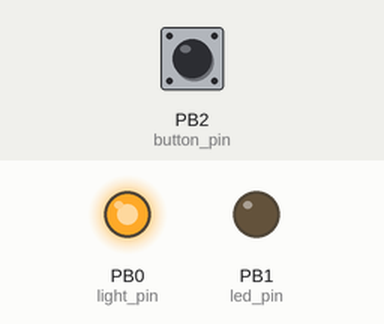
Bench run of a sketch on a simulated ATtiny85, built with avr-gcc and run on an emulated ATtiny85. Parts: output pins drawn as LEDs (lit = HIGH). The inputs (shaded band) are chosen by the test bench; at power-on: PB2 (button_pin) HIGH.

Above: at 2.6 s.
2.7 s: PB2 (button_pin) pulled LOW for 3.2 s
At 4.4 s:
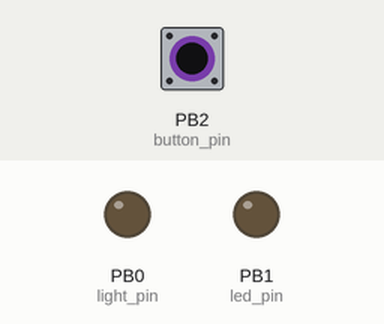
7.4 s: PB2 (button_pin) pulled LOW for 0.15 s
At 9.7 s:
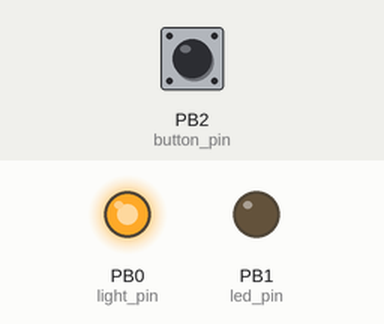
10.4 s: PB2 (button_pin) pulled LOW for 0.15 s
At 11.3 s:
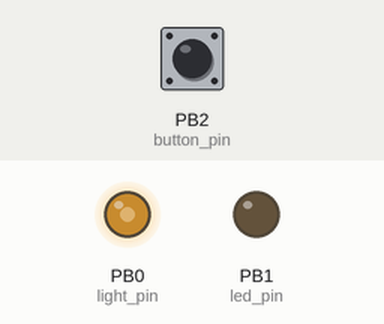
Timing chart, 0 to 13.4 s (numbered marks = the images above; inputs shaded):
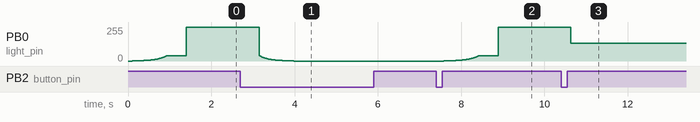

The sketch:

bookshelf_lighting.ino
```cpp
/*
本棚の下のLEDテープをかっこよくフェードさせるスケッチ。
*/

const int light_pin = 0; // LEDテープのコントロール
const int led_pin = 1; // Digisparkの内蔵LED
const int button_pin = 2; // プッシュボタン
const int max_value = 255; // PWM出力の最大値
const int fade_step = 10; // フェードのステップ数
const double C = 255.0; // 用いるLEDに依存する定数

void setup() {
  pinMode(light_pin, OUTPUT);
  pinMode(led_pin, OUTPUT);
  pinMode(button_pin, INPUT_PULLUP);

  // 初期状態は点灯
  fade(0, max_value);
}

void loop() {
  // 一旦ボタンを離してね
  button_wait(0);

  // fade_step刻みで暗くする
  for (int i = fade_step; i > 0; i--) {
    button_wait(1);
    fade(max_value / fade_step * i, max_value / fade_step * (i - 1));
  }

  // 一旦ボタンを離してね
  button_wait(0);
  button_wait(1);
  // リセット（点灯）
  fade(0, max_value);

}

void button_wait(boolean flag) {
  // ボタンが押／離されるまで待つ
  while (digitalRead(button_pin) == flag) {
    delay(100);
  }
}

void fade(int start_value, int end_value) {
  // 開始値をセット
  int current_value = start_value;


  // 目標値に達していないうちはループ
  while (current_value != end_value) {

    // 目標値より小さい
    if (current_value < end_value) {
      ++current_value;
    }

    // 目標値より大きい
    if (current_value > end_value) {
      --current_value;
    }

    // 明るさを出力
    analogWrite(light_pin, get_duty(current_value));
    delay(5);
  }
}

int get_duty(double ratio) {
  // Weber-Fechnerの法則
  return round(exp(log(255.0) - (1 - (ratio / 255.0)) * log(C))) - 1;
}
```

Measured:
- after the input at 2.7 s, PB0 (light_pin): moves from 254/255 to 0/255 over 0.83 s, starting after 0.45 s
- after the input at 7.4 s, PB0 (light_pin): moves from 0/255 to 254/255 over 1.3 s, starting after 0.19 s
- after the input at 10.4 s, PB0 (light_pin): 254/255 → 132/255 after 0.23 s
